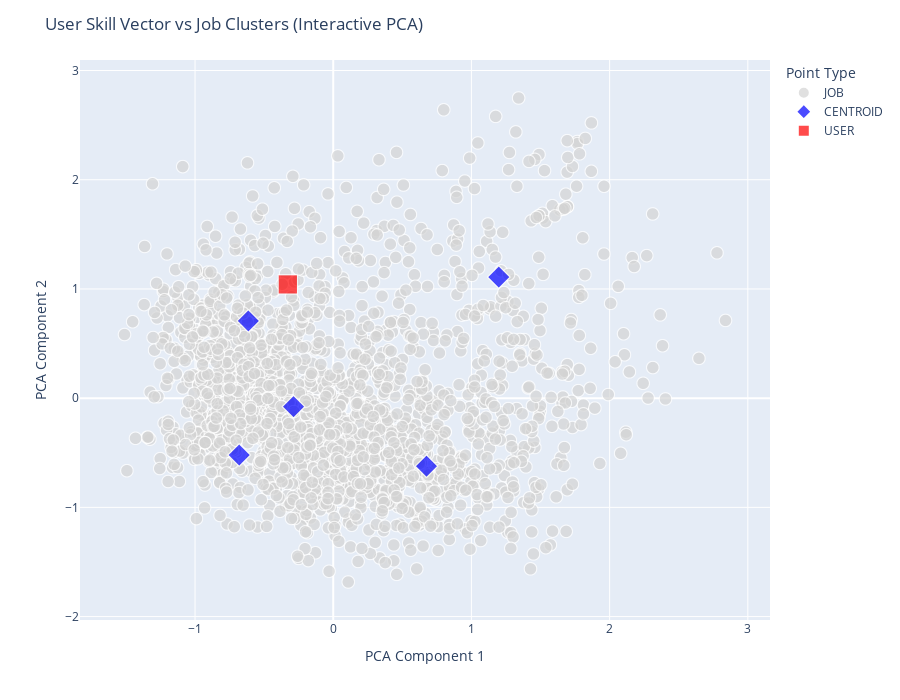

The cell this chart's notebook holds for it:
### Code cell
fig = px.scatter(
    df_plot,
    x="x",
    y="y",
    color="type",
    symbol="type",
    hover_name="label",
    size=[6 if t=="JOB" else 12 if t=="CENTROID" else 15 for t in df_plot["type"]],
    color_discrete_map={"USER":"red","CENTROID":"blue","JOB":"lightgray"}
)

fig.update_layout(
    title="User Skill Vector vs Job Clusters (Interactive PCA)",
    xaxis_title="PCA Component 1",
    yaxis_title="PCA Component 2",
    legend_title="Point Type",
    width=900,
    height=700
)

fig.show()

### Figure 1 — Plotly figure (JSON) as saved in the notebook; plotly's stock layout.template omitted (floating-point values rounded to 4 significant figures; data arrays with more than 128 entries replaced by an {"elided": "..."} marker saying what was removed)
{"data": [{"hovertemplate": "<b>%{hovertext}</b><br><br>type=JOB<br>x=%{x}<br>y=%{y}<br>size=%{marker.size}<extra></extra>", "hovertext": {"elided": "2112 str values"}, "legendgroup": "JOB", "marker": {"color": "lightgray", "size": {"elided": "2112 int values"}, "sizemode": "area", "sizeref": 0.0375, "symbol": "circle"}, "mode": "markers", "name": "JOB", "showlegend": true, "type": "scattergl", "x": {"elided": "2112 float values"}, "xaxis": "x", "y": {"elided": "2112 float values"}, "yaxis": "y"}, {"hovertemplate": "<b>%{hovertext}</b><br><br>type=CENTROID<br>x=%{x}<br>y=%{y}<br>size=%{marker.size}<extra></extra>", "hovertext": ["Cluster 0", "Cluster 1", "Cluster 2", "Cluster 3", "Cluster 4"], "legendgroup": "CENTROID", "marker": {"color": "blue", "size": [12, 12, 12, 12, 12], "sizemode": "area", "sizeref": 0.0375, "symbol": "diamond"}, "mode": "markers", "name": "CENTROID", "showlegend": true, "type": "scattergl", "x": [-0.6805, -0.2872, 1.198, 0.6749, -0.6143], "xaxis": "x", "y": [-0.5208, -0.07779, 1.109, -0.623, 0.707], "yaxis": "y"}, {"hovertemplate": "<b>%{hovertext}</b><br><br>type=USER<br>x=%{x}<br>y=%{y}<br>size=%{marker.size}<extra></extra>", "hovertext": ["USER"], "legendgroup": "USER", "marker": {"color": "red", "size": [15], "sizemode": "area", "sizeref": 0.0375, "symbol": "square"}, "mode": "markers", "name": "USER", "showlegend": true, "type": "scattergl", "x": [-0.3285], "xaxis": "x", "y": [1.042], "yaxis": "y"}], "layout": {"height": 700, "legend": {"itemsizing": "constant", "title": {"text": "Point Type"}, "tracegroupgap": 0}, "margin": {"t": 60}, "title": {"text": "User Skill Vector vs Job Clusters (Interactive PCA)"}, "width": 900, "xaxis": {"anchor": "y", "domain": [0, 1], "title": {"text": "PCA Component 1"}}, "yaxis": {"anchor": "x", "domain": [0, 1], "title": {"text": "PCA Component 2"}}}}
